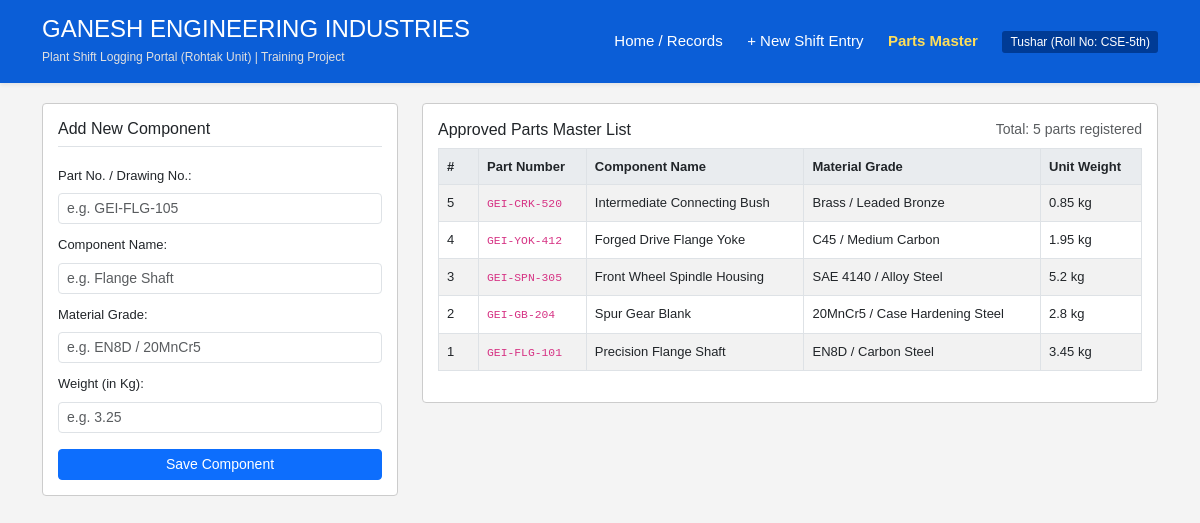
The page /components on the database its author committed.
### tables this page shows
CREATE TABLE components (
        id INTEGER PRIMARY KEY AUTOINCREMENT,
        part_number TEXT UNIQUE NOT NULL,
        part_name TEXT NOT NULL,
        material_grade TEXT NOT NULL,
        unit_weight_kg REAL NOT NULL
    );

### app.py (the view, shortened to what this page needs)
@app.route('/components', methods=['GET', 'POST'])
def components():
    conn = get_db()
    comp_list = conn.execute('SELECT * FROM components ORDER BY id DESC').fetchall()
    return render_template('components.html', components=comp_list)

### app.py (called while the page is built)
def get_db():
    conn = sqlite3.connect(DB_NAME)
    conn.row_factory = sqlite3.Row
    return conn

### templates/components.html (shortened to what this page needs)
{% extends 'base.html' %}
{% block content %}
<div class="row">
    <div class="col-md-4 mb-3">
        <div class="my-box">
            <h6 class="border-bottom pb-2 mb-3">Add New Component</h6>
            <form method="POST" action="{{ url_for('components') }}">
                <div class="mb-2">
                    <label class="form-label" style="font-size: 13px;">Part No. / Drawing No.:</label>
                    <input type="text" name="part_number" class="form-control form-control-sm" placeholder="e.g. GEI-FLG-105" required>
                </div>
                <div class="mb-2">
                    <label class="form-label" style="font-size: 13px;">Component Name:</label>
                    <input type="text" name="part_name" class="form-control form-control-sm" placeholder="e.g. Flange Shaft" required>
                </div>
                <div class="mb-2">
                    <label class="form-label" style="font-size: 13px;">Material Grade:</label>
                    <input type="text" name="material_grade" class="form-control form-control-sm" placeholder="e.g. EN8D / 20MnCr5" required>
                </div>
                <div class="mb-3">
                    <label class="form-label" style="font-size: 13px;">Weight (in Kg):</label>
                    <input type="number" step="0.01" name="unit_weight_kg" class="form-control form-control-sm" placeholder="e.g. 3.25" required>
                </div>
                <button type="submit" class="btn btn-primary btn-sm w-100">Save Component</button>
            </form>
        </div>
    </div>
    <div class="col-md-8">
        <div class="my-box">
            <div class="d-flex justify-content-between align-items-center mb-2">
                <h6 class="m-0">Approved Parts Master List</h6>
                <small class="text-muted">Total: {{ components|length }} parts registered</small>
            </div>
            <div class="table-responsive">
                <table class="table table-bordered table-striped" style="font-size: 13px;">
                    <thead>
                        <tr>
                            <th width="40">#</th>
                            <th>Part Number</th>
                            <th>Component Name</th>
                            <th>Material Grade</th>
                            <th>Unit Weight</th>
                        </tr>
                    </thead>
                    <tbody>
                        {% for comp in components %}
                        <tr>
                            <td>{{ comp.id }}</td>
                            <td><code>{{ comp.part_number }}</code></td>
                            <td>{{ comp.part_name }}</td>
                            <td>{{ comp.material_grade }}</td>
                            <td>{{ comp.unit_weight_kg }} kg</td>
                        </tr>
                        {% endfor %}
                    </tbody>
                </table>
            </div>
        </div>
    </div>
</div>
{% endblock %}

### templates/base.html (shortened to what this page needs)
<!DOCTYPE html>
<html lang="en">
<head>
    <link href="https://cdn.jsdelivr.net/npm/bootstrap@5.3.0/dist/css/bootstrap.min.css" rel="stylesheet">
</head>
<body>
    <div class="header-title shadow-sm">
        <div class="container d-flex justify-content-between align-items-center">
            <div>
                <h4 class="m-0">GANESH ENGINEERING INDUSTRIES</h4>
                <small style="font-size: 12px; color: #e0e0e0;">Plant Shift Logging Portal (Rohtak Unit) | Training Project</small>
            </div>
            <div class="nav-links">
                <a href="{{ url_for('index') }}" class="{% if request.endpoint == 'index' %}active{% endif %}">Home / Records</a>
                <a href="{{ url_for('add_log') }}" class="{% if request.endpoint == 'add_log' %}active{% endif %}">+ New Shift Entry</a>
                <a href="{{ url_for('components') }}" class="{% if request.endpoint == 'components' %}active{% endif %}">Parts Master</a>
                <span style="font-size: 12px; background: #003b95; padding: 4px 8px; border-radius: 3px;">Tushar (Roll No: CSE-5th)</span>
            </div>
        </div>
    </div>
    <div class="container">
        {% block content %}{% endblock %}
    </div>
</body>
</html>

### templates/base.html (style rules this page uses)
body { font-family: Arial, sans-serif; background-color: #f4f4f4; margin: 0; padding-bottom: 30px; }
.header-title { background-color: #0b5ed7; color: white; padding: 15px; margin-bottom: 20px; }
.nav-links a { color: white; margin-right: 20px; text-decoration: none; font-size: 15px; }
.nav-links a.active { font-weight: bold; color: #ffde59; }
.my-box { background: #ffffff; border: 1px solid #ccc; padding: 15px; margin-bottom: 15px; border-radius: 4px; }
table { background: white; }
th { background-color: #e9ecef !important; font-size: 13px; }
td { font-size: 13px; }

### rows shown on the page
components: id "5", part_number "GEI-CRK-520", part_name "Intermediate Connecting Bush", material_grade "Brass / Leaded Bronze", unit_weight_kg "0.85"
components: id "4", part_number "GEI-YOK-412", part_name "Forged Drive Flange Yoke", material_grade "C45 / Medium Carbon", unit_weight_kg "1.95"
components: id "3", part_number "GEI-SPN-305", part_name "Front Wheel Spindle Housing", material_grade "SAE 4140 / Alloy Steel", unit_weight_kg "5.2"
components: id "2", part_number "GEI-GB-204", part_name "Spur Gear Blank", material_grade "20MnCr5 / Case Hardening Steel", unit_weight_kg "2.8"
components: id "1", part_number "GEI-FLG-101", part_name "Precision Flange Shaft", material_grade "EN8D / Carbon Steel", unit_weight_kg "3.45"

### other values the page prints
{{ components|length }} "5"
